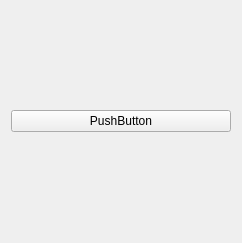
<?xml version="1.0" encoding="UTF-8"?>
<ui version="4.0">
 <class>Widget</class>
 <widget class="QWidget" name="Widget">
  <property name="geometry">
   <rect>
    <x>0</x>
    <y>0</y>
    <width>242</width>
    <height>243</height>
   </rect>
  </property>
  <property name="windowTitle">
   <string>Widget</string>
  </property>
  <layout class="QGridLayout" name="gridLayout">
   <item row="0" column="0">
    <widget class="QPushButton" name="pushButton">
     <property name="text">
      <string>PushButton</string>
     </property>
    </widget>
   </item>
  </layout>
 </widget>
 <resources/>
 <connections/>
</ui>
